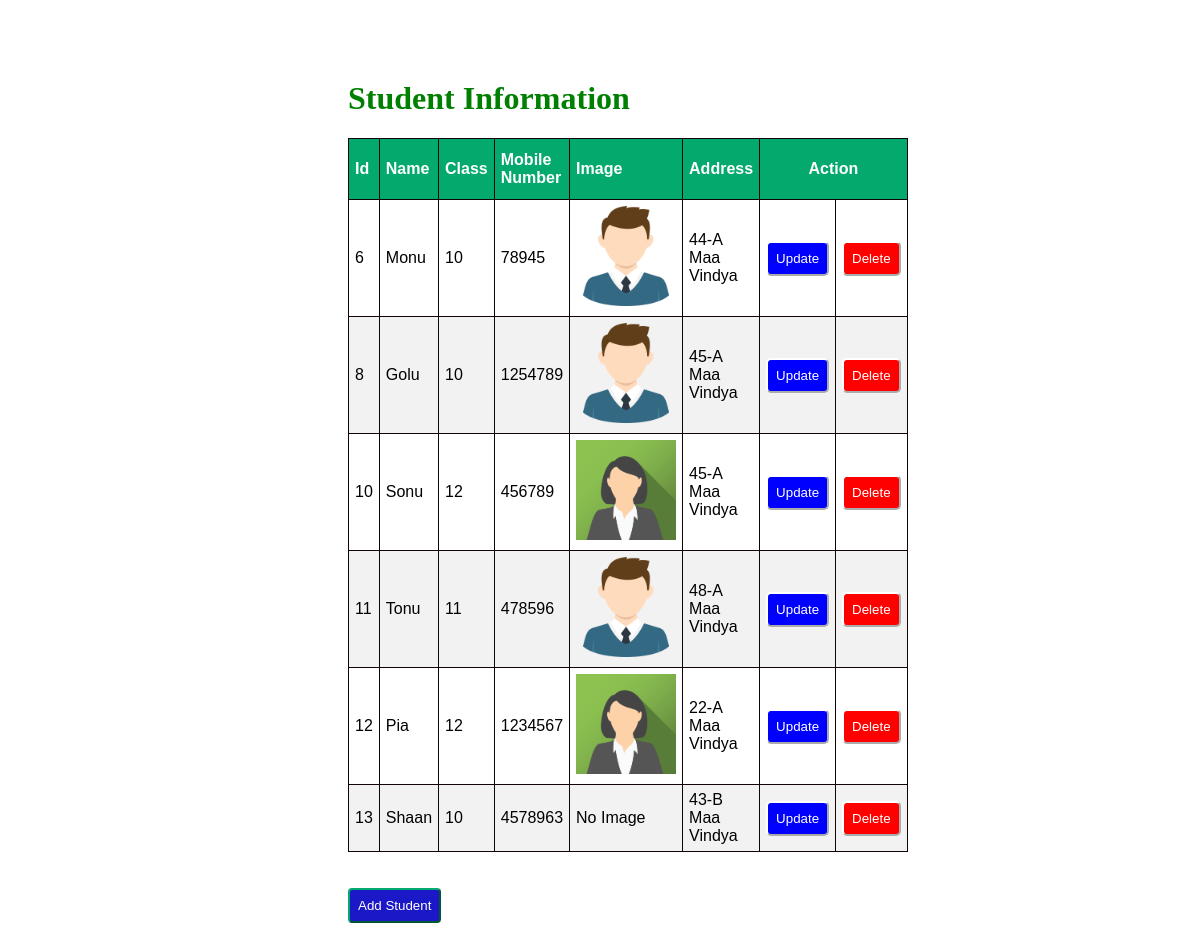
Before: / with the older database file.
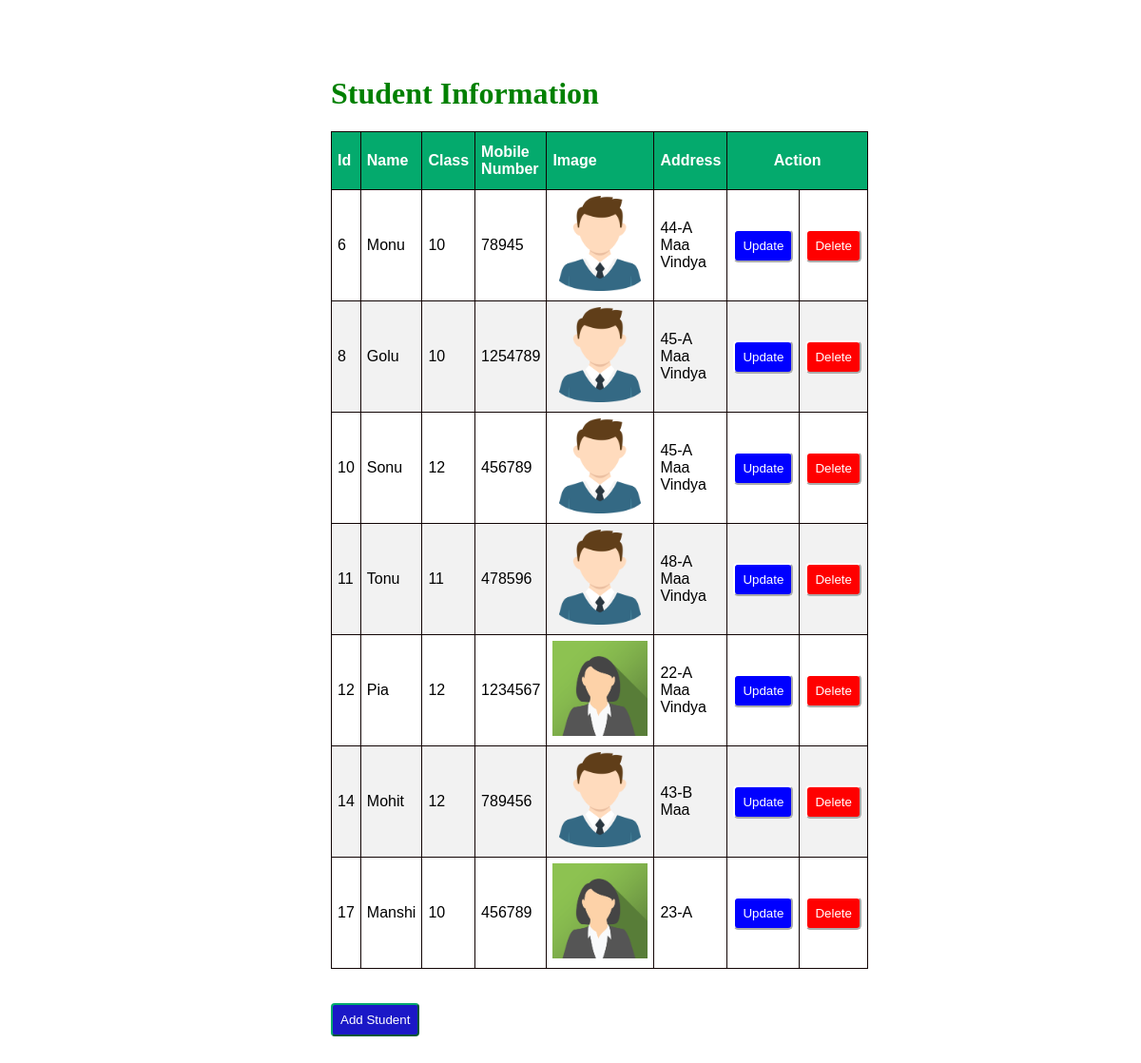
After: the same page with the newer database file.
### students/models.py (models this page shows)
class Students(models.Model):
    std_name=models.CharField(max_length=50)
    std_class=models.IntegerField()
    mobile_number=models.IntegerField()
    image=models.ImageField(blank=True)
    address=models.CharField(max_length=100)

### students/views.py (the view)
# urls.py: path('', views.index, name='index'),
def index(request):
    stud=Students.objects.all()
    return render(request,'index.html',{'stud':stud})

### students/templates/index.html (shortened to what this page needs)
<!DOCTYPE html>
<html lang="en">
<head>
</head>
{% load static %}
<link rel="stylesheet" href="{% static 'style.css' %}">
<body>
    <div class="container">
        <h1>Student Information</h1>
        <table id="customers" border="1">
            <thead>
                <th>Id</th>
                <th>Name</th>
                <th>Class</th>
                <th>Mobile Number</th>
                <th>Image</th>
                <th>Address</th>
                <th colspan="2" id="mid">Action</th>
            </thead>
            {% for x in stud %}
            <tr>
                <td>{{x.id}}</td>
                <td>{{x.std_name}}</td>
                <td>{{x.std_class}}</td>
                <td>{{x.mobile_number}}</td>
                {% if x.image %}
                <td>
                    <img src="{{ x.image.url }}" alt="Student Image" width="100" height="100">
                </td>
                {% else %}
                <td>No Image</td>
                {% endif %}
                <td>{{x.address}}</td>
                <td>
                    <a href="{% url 'update' x.id %}"><button id="up">Update</button></a>
                </td>
                <td>
                    <a href="delete/{{x.id}}"><button id="del">Delete</button></a>
                </td>
            </tr>
            {% endfor %}
        </table>
        <br><br>
        <a href="{% url 'add' %}"><button id="new3">Add Student</button></a>
    </div>
</body>
</html>

### students/static/style.css (style rules this page uses)
.container { margin: 80px 240px 60px 240px; padding: 0px 100px 100px 100px; }
#customers { font-family: Arial, Helvetica, sans-serif; border-collapse: collapse; width: 100%; }
#customers td, #customers th { border: 1px solid rgb(17, 4, 4); padding: 6px; }
#customers tr:nth-child(even) { background-color: #f2f2f2; }
#customers th { padding-top: 12px; padding-bottom: 12px; text-align: left; background-color: #04AA6D; color: white; }
#customers #mid { text-align: center; }
#customers #up { background-color: blue; border-color: white; border-radius: 5px; padding: 8px; color: white; }
#customers #del { background-color: red; border-color: white; border-radius: 5px; padding: 8px; color: white; }
#customers button { width: 100%; }
h1 { color: green; }
.container #new3 { padding: 8px; background-color: rgb(27, 24, 199); color: white; border-radius: 4px; border-color: #04AA6D; }

Changed rows visible on the page:
removed Students: id "13", std_name "Shaan", std_class "10", mobile_number "4578963", image "No Image", address "43-B Maa Vindya"
changed Students "Sonu": image: a different picture
added Students: id "14", std_name "Mohit", std_class "12", mobile_number "789456", image (picture), address "43-B Maa"
added Students: id "17", std_name "Manshi", std_class "10", mobile_number "456789", image (picture), address "23-A"
